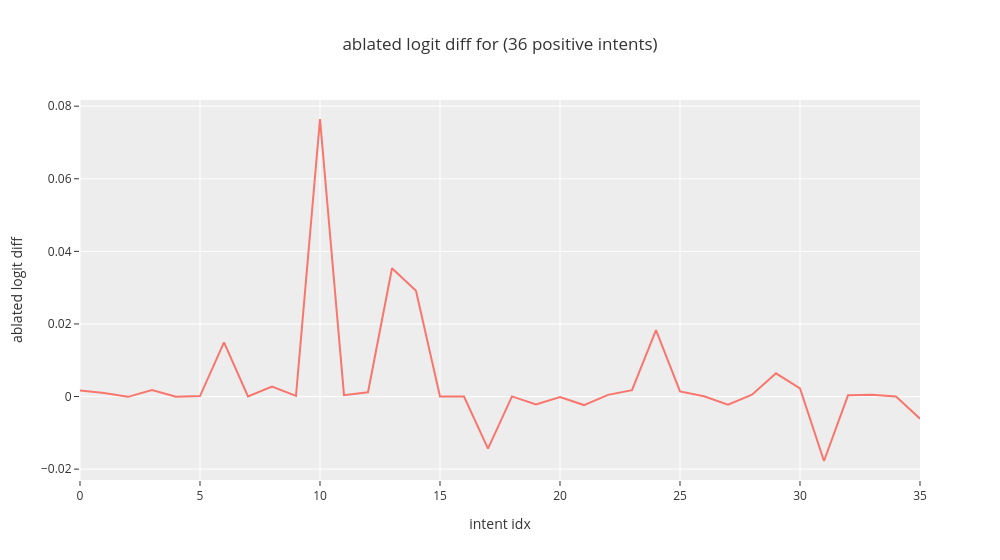

The cell this chart's notebook holds for it:
### Markdown cell above
### Exercise - find duplicate token features with ablation

> ```yaml
> Difficulty: 🔴🔴🔴⚪⚪
> Importance: 🔵🔵🔵⚪⚪
> 
> You should spend up to 15-30 minutes on this exercise.
> ```

In this exercise, we'll try to find **duplicate token features** with ablation. These are features which fire in the early layers of the model (specifically layers 0 & 3) and seem to attend from a token back to previous instances of that same token. These don't directly affect the logit output, but are still important parts of the IOI circuit, so we should find that ablating them has a large effect on the model's logit diff.

You should fill in the code below to perform this ablation. You should:

- Complete the `ablate_sae_feature` hook function, which sets the SAE activations at a given position & feature to zero (and returns the modified activations),
- Create a tensor `ablation_effects` of shape `(d_sae,)`, where the `i`-th element is the change in logit diff when the `i`-th feature is ablated at the `s2_pos` position, averaged across the 4 prompts.

You'll find the function `model.run_with_hooks_with_saes` useful for this. It takes a list of `saes` like you've done in previous exercises, as well as a list of `fwd_hooks` which are lists of `(hook_name, hook_fn)` tuples like you might have come across in previous work with TransformerLens.

### Code cell
layer = 3
s2_pos = 10
assert gpt2.to_str_tokens(prompts[0])[s2_pos] == " John"


def ablate_sae_latent(
    sae_acts: Tensor,
    hook: HookPoint,
    latent_idx: int | None = None,
    seq_pos: int | None = None,
) -> Tensor:
    """
    Ablate a particular latent at a particular sequence position. If either argument is None, we
    ablate at all latents / sequence positions respectively.
    """
    (b, seq, d_sae) = sae_acts.shape
    ab_seq = t.arange(seq) if seq_pos is None else seq_pos
    ab_latent = t.arange(d_sae) if latent_idx is None else latent_idx

    if (latent_idx is None and seq_pos is None):
        sae_acts[:, :, :] = 0.0
    else: 
        sae_acts[:, ab_seq, ab_latent] = 0.0
    return sae_acts
        

# YOUR CODE HERE - replicate these results with sentiment prompts

# find features that are not zero at one of the s2 position
sae_acts_attn_post_hook_name = f"{attn_saes[layer].cfg.metadata.hook_name}.hook_sae_acts_post"
logits, cache = gpt2.run_with_cache_with_saes(prompts, saes=[attn_saes[layer]])
logit_diff = logits_to_ave_logit_diff(logits)

ablated_logits = []
ablated_diff = []

activations = cache[sae_acts_attn_post_hook_name] # b, seq, d_sae
sel_feat = (activations[:, s2_pos, :] > 0.0).any(dim=0).nonzero().squeeze(-1) #vector of intent ids
alive_latents = sel_feat
ablation_effects = t.zeros(attn_saes[layer].cfg.d_sae)

for i in range(sel_feat.shape[0]):
    feat_idx = sel_feat[i]
    intent_hook = partial(ablate_sae_latent, latent_idx=feat_idx, seq_pos=s2_pos)
    ablated_logit = gpt2.run_with_hooks_with_saes(prompts, saes=[attn_saes[layer]], fwd_hooks=[(sae_acts_attn_post_hook_name, intent_hook)], return_type="logits")
    ablated_logits.append(logits_to_ave_logit_diff(ablated_logit))
    ablated_diff.append(logit_diff - logits_to_ave_logit_diff(ablated_logit))
    ablation_effects[feat_idx] = logit_diff - logits_to_ave_logit_diff(ablated_logit)


px.line(
    ablated_diff,
    title=f"ablated logit diff for ({len(sel_feat)} positive intents)",
    labels={"index": "intent idx", "value": "ablated logit diff"},
    template="ggplot2",
    width=1000,
).update_layout(showlegend=False).show()

### Figure 1 — Plotly figure (JSON) as saved in the notebook; plotly's stock layout.template omitted (floating-point values rounded to 4 significant figures)
{"data": [{"hovertemplate": "variable=0<br>intent idx=%{x}<br>ablated logit diff=%{y}<extra></extra>", "legendgroup": "0", "line": {"color": "#F8766D", "dash": "solid"}, "marker": {"symbol": "circle"}, "mode": "lines", "name": "0", "orientation": "v", "showlegend": true, "type": "scatter", "x": [0, 1, 2, 3, 4, 5, 6, 7, 8, 9, 10, 11, 12, 13, 14, 15, 16, 17, 18, 19, 20, 21, 22, 23, 24, 25, 26, 27, 28, 29, 30, 31, 32, 33, 34, 35], "xaxis": "x", "y": [0.001679, 0.001006, -8.583e-05, 0.001824, -7.606e-05, 0.0001266, 0.01492, 2.956e-05, 0.002729, 0.0001705, 0.07647, 0.0003805, 0.001176, 0.03536, 0.02911, 1.693e-05, 2.241e-05, -0.01435, 3.695e-05, -0.002192, -0.0001469, -0.00235, 0.0004573, 0.001757, 0.0183, 0.001406, 8.202e-05, -0.002237, 0.0005107, 0.006407, 0.002251, -0.01776, 0.000325, 0.0004606, 8.583e-06, -0.006103], "yaxis": "y"}], "layout": {"legend": {"title": {"text": "variable"}, "tracegroupgap": 0}, "showlegend": false, "title": {"text": "ablated logit diff for (36 positive intents)"}, "width": 1000, "xaxis": {"anchor": "y", "domain": [0, 1], "title": {"text": "intent idx"}}, "yaxis": {"anchor": "x", "domain": [0, 1], "title": {"text": "ablated logit diff"}}}}
